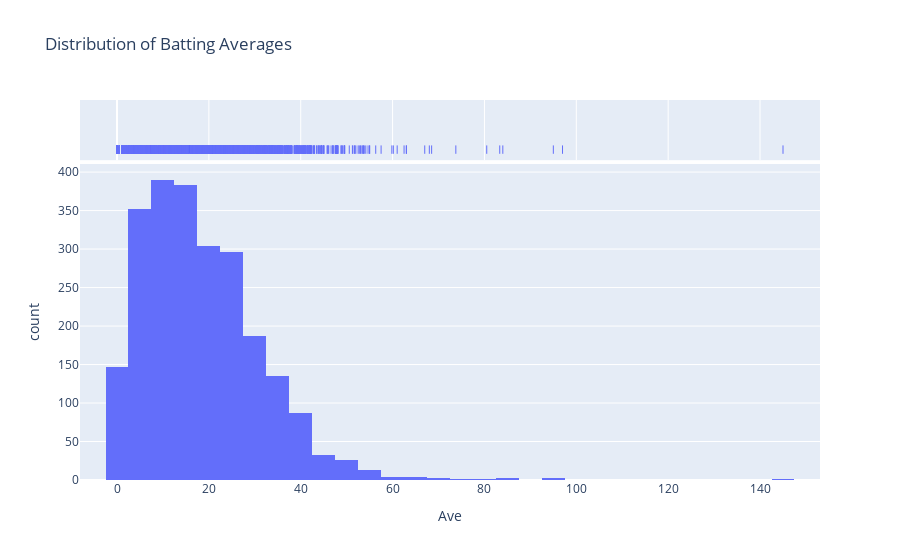

Notebook code for this chart:
### Code cell
fig = px.histogram(df, x='Ave', nbins=50, marginal='rug',
                   title=' Distribution of Batting Averages')
fig.show()

### Figure 1 — Plotly figure (JSON) as saved in the notebook; plotly's stock layout.template omitted (floating-point values rounded to 4 significant figures; data arrays with more than 128 entries replaced by an {"elided": "..."} marker saying what was removed)
{"data": [{"bingroup": "x", "hovertemplate": "Ave=%{x}<br>count=%{y}<extra></extra>", "legendgroup": "", "marker": {"color": "#636efa", "pattern": {"shape": ""}}, "name": "", "nbinsx": 50, "orientation": "v", "showlegend": false, "type": "histogram", "x": {"elided": "2370 float values"}, "xaxis": "x", "yaxis": "y"}, {"boxpoints": "all", "fillcolor": "rgba(255,255,255,0)", "hoveron": "points", "hovertemplate": "Ave=%{x}<extra></extra>", "jitter": 0, "legendgroup": "", "line": {"color": "rgba(255,255,255,0)"}, "marker": {"color": "#636efa", "symbol": "line-ns-open"}, "name": "", "showlegend": false, "type": "box", "x": {"elided": "2370 float values"}, "xaxis": "x2", "yaxis": "y2"}], "layout": {"barmode": "relative", "legend": {"tracegroupgap": 0}, "title": {"text": " Distribution of Batting Averages"}, "xaxis": {"anchor": "y", "domain": [0, 1], "title": {"text": "Ave"}}, "xaxis2": {"anchor": "y2", "domain": [0, 1], "matches": "x", "showgrid": true, "showticklabels": false}, "yaxis": {"anchor": "x", "domain": [0, 0.8316], "title": {"text": "count"}}, "yaxis2": {"anchor": "x2", "domain": [0.8416, 1], "matches": "y2", "showgrid": false, "showline": false, "showticklabels": false, "ticks": ""}}}
